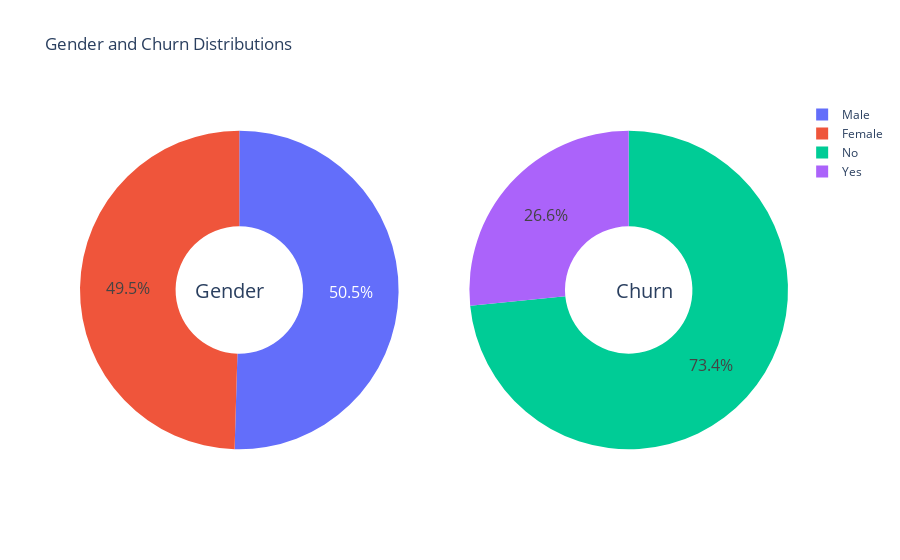

The code cell stored with this chart in its notebook:
### Markdown cell above
<a id = "9" ></a>
# <span style="font-family:serif; font-size:28px;"> 6. Data Visualization </span>
<a id = "datavisualization" ></a>

### Code cell
g_labels = ['Male', 'Female']
c_labels = ['No', 'Yes']
# Create subplots: use 'domain' type for Pie subplot
fig = make_subplots(rows=1, cols=2, specs=[[{'type':'domain'}, {'type':'domain'}]])
fig.add_trace(go.Pie(labels=g_labels, values=df['gender'].value_counts(), name="Gender"),
              1, 1)
fig.add_trace(go.Pie(labels=c_labels, values=df['Churn'].value_counts(), name="Churn"),
              1, 2)

# Use `hole` to create a donut-like pie chart
fig.update_traces(hole=.4, hoverinfo="label+percent+name", textfont_size=16)

fig.update_layout(
    title_text="Gender and Churn Distributions",
    # Add annotations in the center of the donut pies.
    annotations=[dict(text='Gender', x=0.16, y=0.5, font_size=20, showarrow=False),
                 dict(text='Churn', x=0.84, y=0.5, font_size=20, showarrow=False)])
fig.show()

### Figure 1 — Plotly figure (JSON) as saved in the notebook; plotly's stock layout.template omitted (floating-point values rounded to 4 significant figures)
{"data": [{"domain": {"x": [0, 0.45], "y": [0, 1]}, "hole": 0.4, "hoverinfo": "label+percent+name", "labels": ["Male", "Female"], "name": "Gender", "textfont": {"size": 16}, "type": "pie", "values": [3549, 3483]}, {"domain": {"x": [0.55, 1], "y": [0, 1]}, "hole": 0.4, "hoverinfo": "label+percent+name", "labels": ["No", "Yes"], "name": "Churn", "textfont": {"size": 16}, "type": "pie", "values": [5163, 1869]}], "layout": {"annotations": [{"font": {"size": 20}, "showarrow": false, "text": "Gender", "x": 0.16, "y": 0.5}, {"font": {"size": 20}, "showarrow": false, "text": "Churn", "x": 0.84, "y": 0.5}], "title": {"text": "Gender and Churn Distributions"}}}
